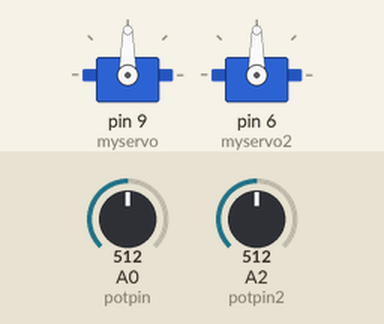
A sketch run on a simulated Arduino Uno, built with avr-gcc and run on an emulated ATmega328P. Parts: 2 × servo. The test bench sets the inputs (shaded band); at power-on: A0 (potpin) = 512, A2 (potpin2) = 512.

Above: at 1.2 s.
1.3 s: A0 (potpin) set to 716
At 2.1 s:
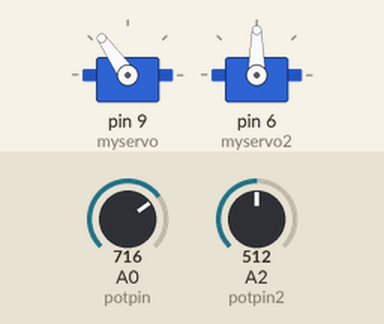
2.8 s: A2 (potpin2) set to 716
At 3.2 s:
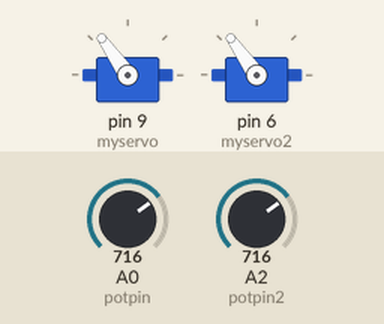
4.3 s: A0 (potpin) set to 900
At 5.5 s:
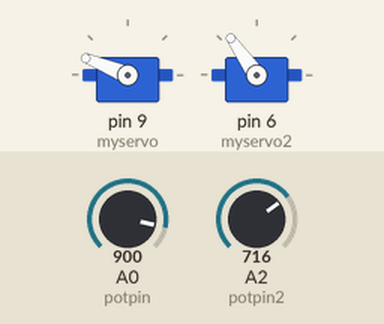
5.8 s: A2 (potpin2) set to 900
At 6.1 s:
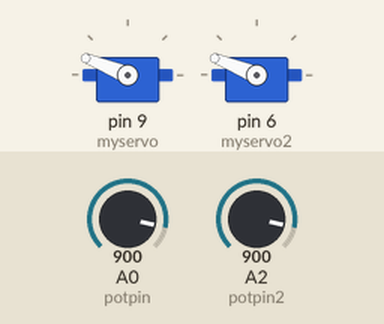
7.3 s: A0 (potpin) set to 1023
At 8.5 s:
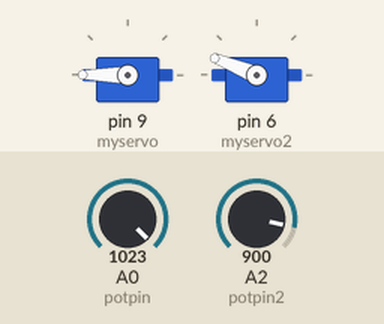
8.8 s: A2 (potpin2) set to 1023
At 9.6 s:
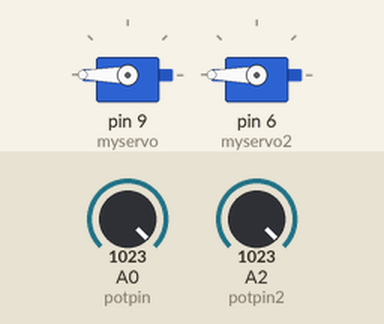
Timing chart, 0 to 11.3 s (numbered marks = the images above; inputs shaded):
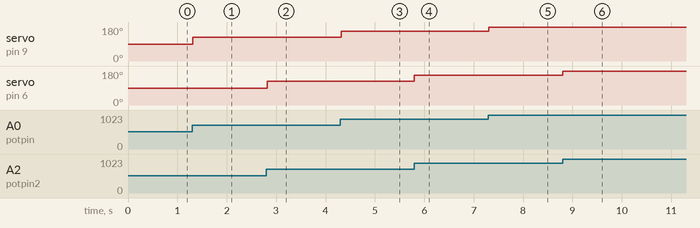

The sketch:

Roboman.ino
```cpp
/*
 Programmiert von Jesse
 Quelltext des Robomans Beta
*/

#include <Servo.h>

Servo myservo;  // create servo object to control a servo
Servo myservo2;

int potpin = 0;  // analog pin used to connect the potentiometer
int potpin2 = A2;
int val;    // variable to read the value from the analog pin
int val2;

void setup() {
  myservo.attach(9);  // attaches the servo on pin 9 to the servo object
  myservo2.attach(6);
}

void loop() {
  val = analogRead(potpin);
  val = map(val, 0, 1023, 0, 180);
  myservo.write(val);
  val2 = analogRead(potpin2);
  val2 = map(val2, 0, 1023, 0, 180);
  myservo2.write(val2);
  delay(15);
}
```

Measured:
- after the input at 1.3 s, servo on pin 9 (myservo): 90° → 125° at once
- after the input at 2.8 s, servo on pin 6 (myservo2): 90° → 125° at once
- after the input at 4.3 s, servo on pin 9 (myservo): 125° → 158° at once
- after the input at 5.8 s, servo on pin 6 (myservo2): 125° → 158° at once
- after the input at 7.3 s, servo on pin 9 (myservo): 158° → 180° at once
- after the input at 8.8 s, servo on pin 6 (myservo2): 158° → 180° at once
